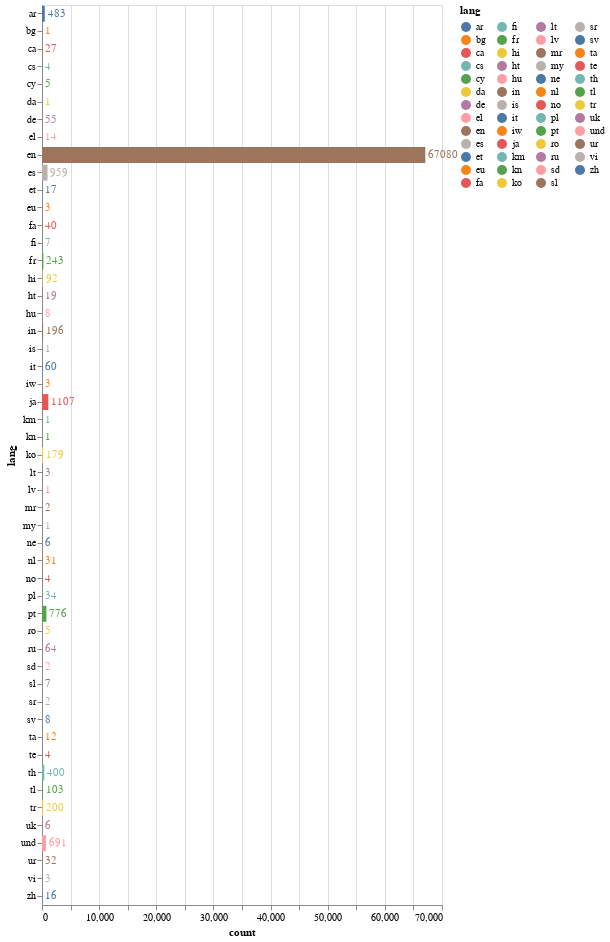

Source (notebook cell):
### Markdown cell above
The dataset has a lot of entries which aren't in English. We have translated them to english (see below). Now we're going to visualize the different languages inside the dataset. The language classification is done by a Twitter ML algorithm.

### Code cell
from collections import Counter
import json
import pandas as pd
import altair as alt

data = []
with open('dataset/general_result_translated_full.json', 'r') as f:
    for line in f:
        data.append(json.loads(line))

index_lang=0
langs = []
for element in data:
    t=data[index_lang]['lang']
    langs.append(t)
    index_lang=index_lang+1
    
count=Counter(langs)
df = pd.DataFrame.from_dict(count, orient='index').reset_index()
df = df.rename(columns={'index':'lang', 0:'count'})

#TODO il mapping va finito con i flag, controlla se i flag che ho messo abbiano senso (nell'if). 
#Nel domain va rispettata la struttura dell'if sopra.
#I colori vanno sistemati perchè quelli chiari si vedono male, ma i colori cmq devono essere diversi tra lor
#per colorare le barre

#TODO riportare la struttura dell'if di FAKE nel for sopra

domain = ['ar','bg','ca','cs','cy','da','de','el','en','es','et','eu','fa','fi','fr','hi','ht','hu','in','is'..........]
range_ = ['red','green','blue','pink','purple','black','yellow','brown','darkgrey','orange','fuchsia','teal','coral','cyan','violet','crimson','lime','lightblue','lightgrey','khaki','tan','indigo','olive','gold','maroon','silver','azure','tomato','lightcyna','darkgreen','chocolate','plum','peru']

chart = alt.Chart(df).mark_bar().encode(
    x='count:Q',
    y='lang:N',
    #color=alt.Color('lang',scale=alt.Scale(domain=domain, range=range_),legend=alt.Legend(columns=4, symbolLimit=0))
)

text = chart.mark_text(
    align='left',
    baseline='middle',
    color='black',
    dx=3  # Nudges text to right so it doesn't appear on top of the bar
).encode(
    text='count:Q'
)


(chart + text).properties(height=900)

### Figure 1 — Vega-Lite specification as saved in the notebook (floating-point values rounded to 4 significant figures)
{"config": {"view": {"continuousWidth": 400, "continuousHeight": 300}}, "layer": [{"mark": "bar", "encoding": {"color": {"type": "nominal", "field": "lang", "legend": {"columns": 4, "symbolLimit": 0}}, "x": {"type": "quantitative", "field": "count"}, "y": {"type": "nominal", "field": "lang"}}}, {"mark": {"type": "text", "align": "left", "baseline": "middle", "dx": 3}, "encoding": {"color": {"type": "nominal", "field": "lang", "legend": {"columns": 4, "symbolLimit": 0}}, "text": {"type": "quantitative", "field": "count"}, "x": {"type": "quantitative", "field": "count"}, "y": {"type": "nominal", "field": "lang"}}}], "data": {"name": "data-298be47afc53ce7890c2c5ad02d1c38d"}, "height": 900, "$schema": "https://vega.github.io/schema/vega-lite/v4.8.1.json", "datasets": {"data-298be47afc53ce7890c2c5ad02d1c38d": [{"lang": "en", "count": 67080}, {"lang": "es", "count": 959}, {"lang": "ar", "count": 483}, {"lang": "pt", "count": 776}, {"lang": "zh", "count": 16}, {"lang": "ko", "count": 179}, {"lang": "de", "count": 55}, {"lang": "fr", "count": 243}, {"lang": "und", "count": 691}, {"lang": "th", "count": 400}, {"lang": "ta", "count": 12}, {"lang": "tl", "count": 103}, {"lang": "ja", "count": 1107}, {"lang": "ht", "count": 19}, {"lang": "it", "count": 60}, {"lang": "hi", "count": 92}, {"lang": "tr", "count": 200}, {"lang": "sl", "count": 7}, {"lang": "pl", "count": 34}, {"lang": "ur", "count": 32}, {"lang": "in", "count": 196}, {"lang": "nl", "count": 31}, {"lang": "cs", "count": 4}, {"lang": "ru", "count": 64}, {"lang": "et", "count": 17}, {"lang": "fa", "count": 40}, {"lang": "ca", "count": 27}, {"lang": "el", "count": 14}, {"lang": "sv", "count": 8}, {"lang": "eu", "count": 3}, {"lang": "fi", "count": 7}, {"lang": "kn", "count": 1}, {"lang": "te", "count": 4}, {"lang": "uk", "count": 6}, {"lang": "iw", "count": 3}, {"lang": "cy", "count": 5}, {"lang": "hu", "count": 8}, {"lang": "ro", "count": 5}, {"lang": "my", "count": 1}, {"lang": "lt", "count": 3}, {"lang": "mr", "count": 2}, {"lang": "ne", "count": 6}, {"lang": "no", "count": 4}, {"lang": "km", "count": 1}, {"lang": "vi", "count": 3}, {"lang": "sr", "count": 2}, {"lang": "sd", "count": 2}, {"lang": "lv", "count": 1}, {"lang": "da", "count": 1}, {"lang": "is", "count": 1}, {"lang": "bg", "count": 1}]}}
